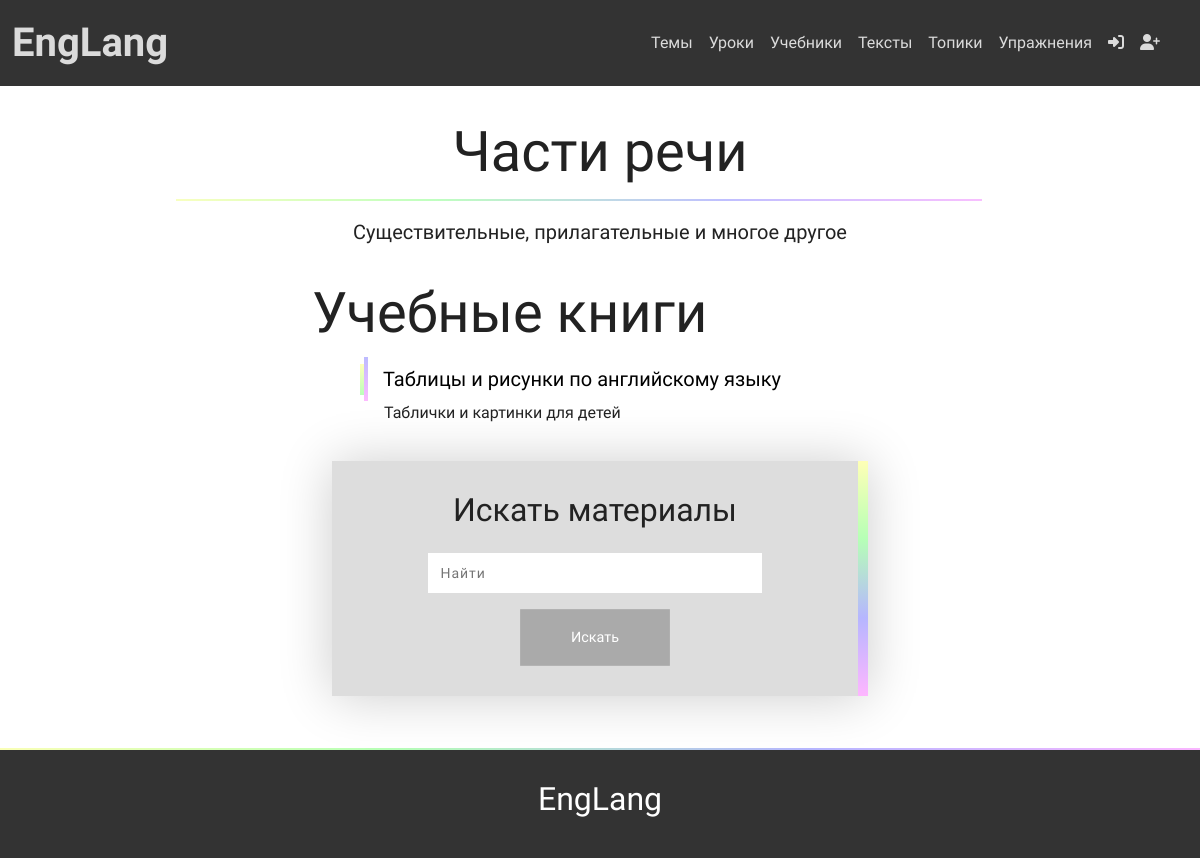
The app's page /theory/theme/chasti-rechi/textbook/ with its own data.
### theory/models.py (models this page shows, shortened)
class Theme(models.Model):
    name = models.CharField('theme', max_length=100)
    description = models.TextField()
    created_at = models.DateTimeField(auto_now_add=True)
    slug = models.SlugField()
    class Meta:
        verbose_name = 'Тема'
        verbose_name_plural = 'Темы'
        unique_together = ('name', 'slug')

class Textbook(models.Model):
    author = models.CharField(max_length=150, null=True, blank=True)
    name = models.CharField(max_length=100)
    slug = models.SlugField()
    theme = models.ForeignKey(Theme, on_delete=models.CASCADE, blank=True, null=True)
    tags = models.ManyToManyField(Tag, blank=True)
    description = models.TextField(null=True, blank=True)
    created_at = models.DateTimeField(auto_now_add=True)
    file = models.FileField(upload_to='textbooks/files/', blank=True)
    image = models.ImageField(upload_to='textbooks/img/', blank=True, default='textbooks/default.png')
    bookmarks = models.ManyToManyField(User, related_name='bookmarked_textbooks', blank=True)
    class Meta:
        verbose_name = 'Учебник'
        verbose_name_plural = 'Учебники'
        unique_together = ('name', 'slug')

### theory/views.py (the view)
# urls.py: path('theme/<slug:theme_slug>/<str:content_type>/', views.theme_content, name='theme_content'),
def theme_content(request, theme_slug, content_type):
    theme = get_object_or_404(Theme, slug=theme_slug)
    content_models = {
        'lesson': Lesson,
        'textbook': Textbook,
        'text': Text,
        'topic': Topic,
        'exercise': Exercise,
    }
    model = content_models.get(content_type)
    if model is None:
        raise Http404("Content type does not exist")
    content = model.objects.filter(theme=theme)
    context = {
        'theme': theme,
        'content_type': content_type,
        'content': content,
    }
    if content_type == 'lesson' or content_type == 'textbook':
        return render(request, f'theory/list_{content_type}.html', context)
    else:
        return render(request, f'exercises/list_{content_type}.html', context)

### templates/theory/list_textbook.html (shortened to what this page needs)
{% extends 'base.html' %}
{% load static %}
{% block content %}
    <div class="container-fluid">
        <div class="row text-center alert">
            <div class="col-12">
                <h1 class="display-4">{{ theme.name }}</h1>
            </div>
            <hr>
            <div class="col-12">
                <p class="lead">{{ theme.description }}</p>
            </div>
        </div>
    </div>
    <div class="container-fluid">
        <div class="row">
            <div class="col-12 offset-md-2 col-md-8 offset-xl-3 col-xl-6">
                <h1 class="display-4">Учебные книги</h1>
                <div class="list">
                    <ul class="unordered_list">
                        {% for item in content %}
                            <li>
                                <div class="main">
                                    <a href="{% url 'textbook_detail' item.slug %}">{{ item.name }}</a>
                                </div>
                                <div class="description">
                                    <p>{{ item.description }}</p>
                                </div>
                            </li>
                        {% endfor %}
                    </ul>
                </div>
            </div>
        </div>
    </div>
    <div class="container-fluid padding">
        <div class="row text-center">
            <div class="col-12 offset-lg-2 col-lg-8 offset-xl-3 col-xl-6">
                <form method="get" action="{% url 'materials' %}">
                    <h2>Искать материалы</h2>
                    <input type="text" name="q" placeholder="Найти"><br>
                    <button type="submit" class="btn btn-warning">Искать</button>
                </form>
            </div>
        </div>
    </div>
{% endblock content %}

### static/css/style.css (style rules this page uses)
a { text-decoration: none; color: #222; transition: all 0.3s ease; }
.btn { display: inline-block; padding: 15px 50px; background-color: #aaa; font-size: 15px; font-weight: 500; transition: all 0.5s ease; transform: scale(0.96); text-transform: capitalize; color: #fff; border: 3px solid transparent; border-radius: 0px; }
.btn-warning, .btn-success, .btn-primary, .btn-danger { border-radius: 0px; }
.padding { padding-bottom: 2em; }
.alert { width: 75%; margin: 0 auto; padding-top: 2em; border-radius: 0; }
.alert hr, .bookmarks hr { border-top: 2px solid; border-image: linear-gradient(to right, #ff0,#0f0,#00f,#f0f) 30; width: 95%; margin-top: 0.3em; margin-bottom: 1em; }

### static/css/base.css (style rules this page uses)
:root { --gradient: linear-gradient(to right, #ff0, #0f0, #00f, #f0f); --light-gradient: linear-gradient(to right, #ffb, #bfb, #bbf, #fbf); --dark-gradient: linear-gradient(to right, #660, #060, #006, #606); }
body, html { width: 100%; height: 100%; margin: 0; padding: 0; font-family: 'Inter Tight', sans-serif; color: #222; }

### static/css/form.css (style rules this page uses)
form { box-sizing: border-box; margin: 20px; font-weight: 300; padding: 30px 25px; box-shadow: 0px 1px 50px 0px rgba(0, 0, 0, 0.2); background-color: #ddd; border-right: 10px solid; border-image: linear-gradient(#ffffb6,#b6ffb6,#b6b6ff,#ffb6ff); border-image-slice: 1; }
form input { color: #666; background: white; font-size: 14px; font-weight: 500; letter-spacing: 1px; height: 40px; width: 70%; padding: 6px 12px; border: 0px; margin: 15px auto; }

### static/css/list.css (style rules this page uses)
.unordered_list { list-style: none; margin: 0 20px; }
.unordered_list li { margin: 10px 0; position: relative; }
.main a { color: black; border-left: 4px solid; border-image: linear-gradient(#bbf, #fbf); border-image-slice: 1; display: block; padding-left: 15px; line-height: 44px; font-size: 20px; position: relative; transition: 0.3s linear; }
.main a:before { content: ""; width: 4px; height: 70%; background: linear-gradient(#ffb,#bfb); position: absolute; top: 15%; left: -8px; transition: 0.3s linear; }
.description { margin: 0 20px; font-weight: 300; }

### records on screen
Theme: name "Части речи", description "Существительные, прилагательные и многое другое"
Textbook: name "Таблицы и рисунки по английскому языку", description "Таблички и картинки для детей"
